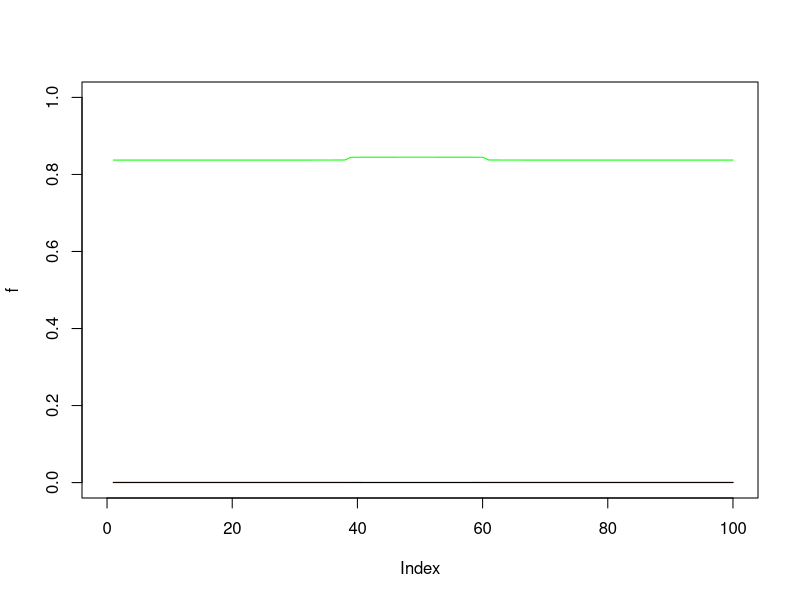

This figure's R source:
## ---- chunk 1
knitr::opts_chunk$set(echo = TRUE)
## ---- chunk 2
library(deSolve)
library(pracma)
## ---- chunk 3
verandering.0D <- function (time, parameters, initial.values) {
  with(as.list(c(parameters, initial.values)),{
    A <- n+f+q+r+s
    # Vergelijkingen
    df.dt <- - (nf * m * f) - (L1 * f)
    dq.dt <- (lambda.q * q * (1 - A)) - (nq * n * q) + (L1 * f) - (p2 * q)
    dr.dt <- (lambda.r * r * (1 - A)) - (nr * n * r) + (p2 * q) - (p3 * r)
    ds.dt <- (lambda.s * s * (1 - A)) - (ns * n * s) + (p3 * r) - (p4 * s)
    d.accent.n.dt <- (lambda.n * n * (1 - A)) + (dn * x) - (y * x * (n * x * f)) + (p4 * s)
    d.accent.m.dt <- (dm * x) + (alfa * n * (1 - m)) - (b * m)
    

    # Retourneren van de initiële waardes
    return(list(c(df.dt, dq.dt, dr.dt, ds.dt, d.accent.n.dt, d.accent.m.dt)))
  })
}
## ---- chunk 4
verandering.1D <- function (time, initial.values, parameters) {
  with(as.list(c(parameters, initial.values)),{
    
    # Het uitpakken van de variabelen voor de vergelijkingen
    f <- initial.values[1:N]
    q <- initial.values[(N+1):(2*N)]
    r <- initial.values[(2*N+1):(3*N)]
    s <- initial.values[(3*N+1):(4*N)]
    n <- initial.values[(4*N+1):(5*N)]
    m <- initial.values[(5*N+1):(6*N)]
    
    # Aantal punten voor initiële waardes
    N <- 100
    
    # Het berekenen van A
    A <- n+f+q+r+s
    
    # Vergelijkingen
    df.dt <- - (nf * m * f) - (L1 * f)
    dq.dt <- (lambda.q * q * (1 - A)) - (nq * n * q) + (L1 * f) - (p2 * q)
    dr.dt <- (lambda.r * r * (1 - A)) - (nr * n * r) + (p2 * q) - (p3 * r)
    ds.dt <- (lambda.s * s * (1 - A)) - (ns * n * s) + (p3 * r) - (p4 * s)
    d.accent.n.dt <- (lambda.n * n * (1 - A)) + (dn * gradient(gradient(n, h1 = 1/N), h1 = 1/N)) - 
      (y * gradient(n * gradient(f, h1 = 1/N), h1 = 1 / N)) + (p4 * s)
    d.accent.m.dt <- (dm * gradient(gradient(m, h1 = 1/N), h1 = 1/N)) + (alfa * n * (1 - m)) - (b * m)
    
    # Retourneren van de initiële waardes
    return(list(as.double(c(df.dt, dq.dt, dr.dt, ds.dt, d.accent.n.dt, d.accent.m.dt))))
  })
}
## ---- chunk 5
# Parameters

parameters.0D <- c(
  lambda.n = 0.75, lambda.q = 7.5e-3, lambda.r = 7.575e-3, lambda.s = 0.0375,
  nf = 1, nq = 0.5, nr = 0.5, ns = 0.5,
  L1 = (1 * (0.05 * 50 * 2e-7)),
  dm = 0.0005, dn = 0.0001,
  p1 = 2e-7, p2 = 5e-6, p3 = 1e-3, p4 = 3e-2,
  y = 0.00005, b = 0, nabla = 0, alfa = 0.1,
  x = 0)

# Tijdssequentie
times.0D <- 12:90

# Initiële waardes
initial.values.0D <- c(f = 1e-11, q = 0, r = 0, s = 0, n = 0, m = 0)
## ---- chunk 6
# Parameters
parameters.1D <- c(
  lambda.n = 0.75, lambda.q = 7.5e-3, lambda.r = 7.575e-3, lambda.s = 0.0375,
  nf = 1, nq = 0.5, nr = 0.5, ns = 0.5, L1 = 100, dm = 0.0005, dn = 0.0001,
  p1 = 2e-7, p2 = 5e-6, p3 = 1e-3, p4 = 1e-2, y = 0.00005, b = 0, 
  alfa = 0.1)

# Tijdssequentie
times.1D <- 0:80

# Aantal punten initiële waardes
N <- 100

# Initiële waardes
initial.values.1D <- rep(c(f = 0.75, q = 0, r = 0, s = 0, n = 0, m = 0), each = N)
## ---- chunk 7
for (i in seq((5.5/14*100), (8.5/14*100), 1)) {
  # f initiële waarde van f aanpassen op specifieke punten
  initial.values.1D[round(i)] = 0.71
  # q initiële waarde van f aanpassen op specifieke punten
  initial.values.1D[round(i) + 100] = 0.05
}
## ---- chunk 8
out.0D <- ode(y = initial.values.0D, times = times.0D, func = verandering.0D, parms = parameters.0D)
## ---- chunk 9
# Het runnen van de ode.1D functie. 
out <- ode.1D(y = initial.values.1D, times = times.1D, func = verandering.1D, parms = parameters.1D, nspec = 6, dimens = N, bandwidth = 3)
## ---- chunk 10
# Tijdspunt definiëren
t <- 75

# Alle waardes uit het object halen bij specieke tijdspunt
f <- out[t,1:N+1]
q <- out[t,1+(N+1):(2*N)]
r <- out[t,1+(2*N+1):(3*N)]
s <- out[t,1+(3*N+1):(4*N)]
n <- out[t,1+(4*N+1):(5*N)]
m <- out[t,1+(5*N+1):(6*N)]
## ---- chunk 11
# Plotten van de waardes
plot(f, type = "l", ylim = c(0, 1), col = "darkgreen", xlim = c(0,100))
points(q, type = "l", col = "green")
points(n, type = "l", col = "red")
points(m, type = "l", col = "black")
